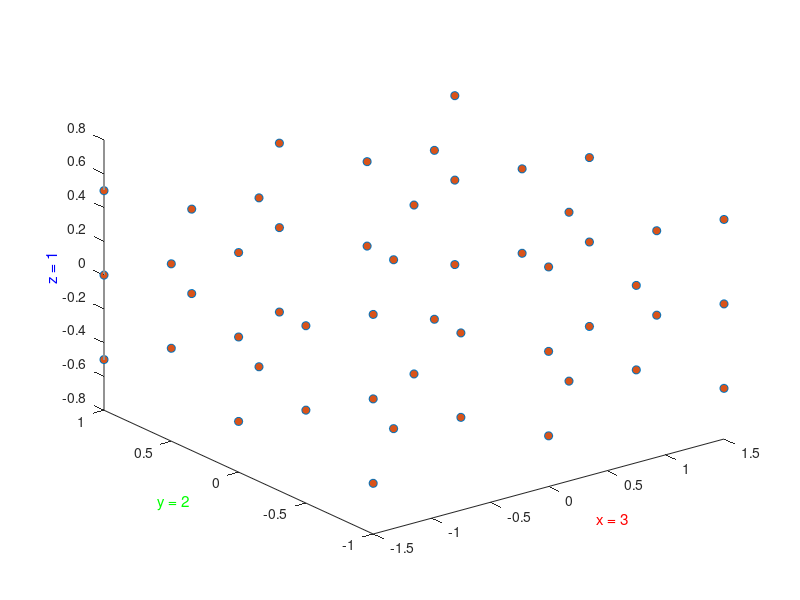

Here is the MATLAB script that generated this plot: (Note: this script raises an error after producing the figure.)
function ptcld = pointCloudDataBrick(x,y,z,pointset,varargin)
%PointCloudDataBrick Produce point cloud for exterior surface of a brick
%   [ptcld] = Point_Cloud_Data_Brick(x,y,z)
%
%   You can specify:
%       x         length along (first column of ptcld)
%       y         length along (second column of ptcld)
%       z         length along (third column of ptcld)
%       pointset  'full':    corners, edges, and faces
%                 'corners': corners only
%   Point cloud data will be centered at [0,0,0]

% Copyright 2021-2024 The MathWorks, Inc.

% Default data to show diagram
if (nargin == 0)
    x = 3;
    y = 2;
    z = 1;
    pointset = 'full';
end

% Check if plot should be produced
if (isempty(varargin))
    showplot = 'n';
else
    showplot = varargin;
end

ptcld_corners = [...
    1  -1  -1;
    1   1  -1;
    -1  -1  -1;
    -1   1  -1;
    1  -1   1;
    1   1   1;
    -1  -1   1;
    -1   1   1;
    ];

ptcld_face_ctr = [...
    1   0   0;
    -1   0   0;
    0  -1   0;
    0   1   0;
    0   0  -1;
    0   0   1;
    ];

ptcld_edges = [...
    1  -1   0;
    1   1   0;
    -1  -1   0;
    -1   1   0;
    1   0   1;
    -1   0   1;
    1   0  -1;
    -1   0  -1;
    0  -1  -1;
    0   1  -1;
    0  -1   1;
    0   1   1;
    ];

ptcld_faces = [...
    1    0.5   0.5;
    1    0.5  -0.5;
    1   -0.5   0.5;
    1   -0.5  -0.5;
    -1    0.5   0.5;
    -1    0.5  -0.5;
    -1   -0.5   0.5;
    -1   -0.5  -0.5;
    0.5  1     0.5;
    0.5  1    -0.5;
    -0.5  1     0.5;
    -0.5  1    -0.5;
    0.5 -1     0.5;
    0.5 -1    -0.5;
    -0.5 -1     0.5;
    -0.5 -1    -0.5;
    0.5   0.5  1;
    0.5  -0.5  1;
    -0.5   0.5  1;
    -0.5  -0.5  1;
    0.5   0.5 -1;
    0.5  -0.5 -1;
    -0.5   0.5 -1;
    -0.5  -0.5 -1;
    ];

switch pointset
    case 'full'
        ptcld = [...
            ptcld_corners
            ptcld_face_ctr
            ptcld_edges
            ptcld_faces].*[x y z]/2;
    case 'corners'
        ptcld = [...
            ptcld_corners].*[x y z]/2;
end

% Plot diagram to show parameters and extrusion
if (nargin == 0 || strcmpi(showplot,'plot'))
    
    % Figure name
    figString = ['h1_' mfilename];
    % Only create a figure if no figure exists
    figExist = 0;
    fig_hExist = evalin('base',['exist(''' figString ''')']);
    if (fig_hExist)
        figExist = evalin('base',['ishandle(' figString ') && strcmp(get(' figString ', ''type''), ''figure'')']);
    end
    if ~figExist
        fig_h = figure('Name',figString);
        assignin('base',figString,fig_h);
    else
        fig_h = evalin('base',figString);
    end
    figure(fig_h)
    clf(fig_h)
    
    temp_colororder = get(gca,'defaultAxesColorOrder');
    
    plot3(ptcld(:,1),ptcld(:,2),ptcld(:,3),'o','MarkerFaceColor',temp_colororder(2,:))
    hold on
    
    xlabel(['x = ' num2str(x)],'Color','r');
    ylabel(['y = ' num2str(y)],'Color','g');
    zlabel(['z = ' num2str(z)],'Color','b');
    
    DT = delaunayTriangulation(ptcld);
    [K,~] = convexHull(DT);
    trisurf(K,DT.Points(:,1),DT.Points(:,2),DT.Points(:,3),'FaceColor',[0.6 0.6 0.9],'EdgeColor',[0.6 0.6 0.9],'FaceAlpha',0.3)
    
    title(['[ptcld] = Point\_Cloud\_Data\_Brick(x, y, z, pointset);']);
    hold off
    box on
    axis equal
    grid off
end